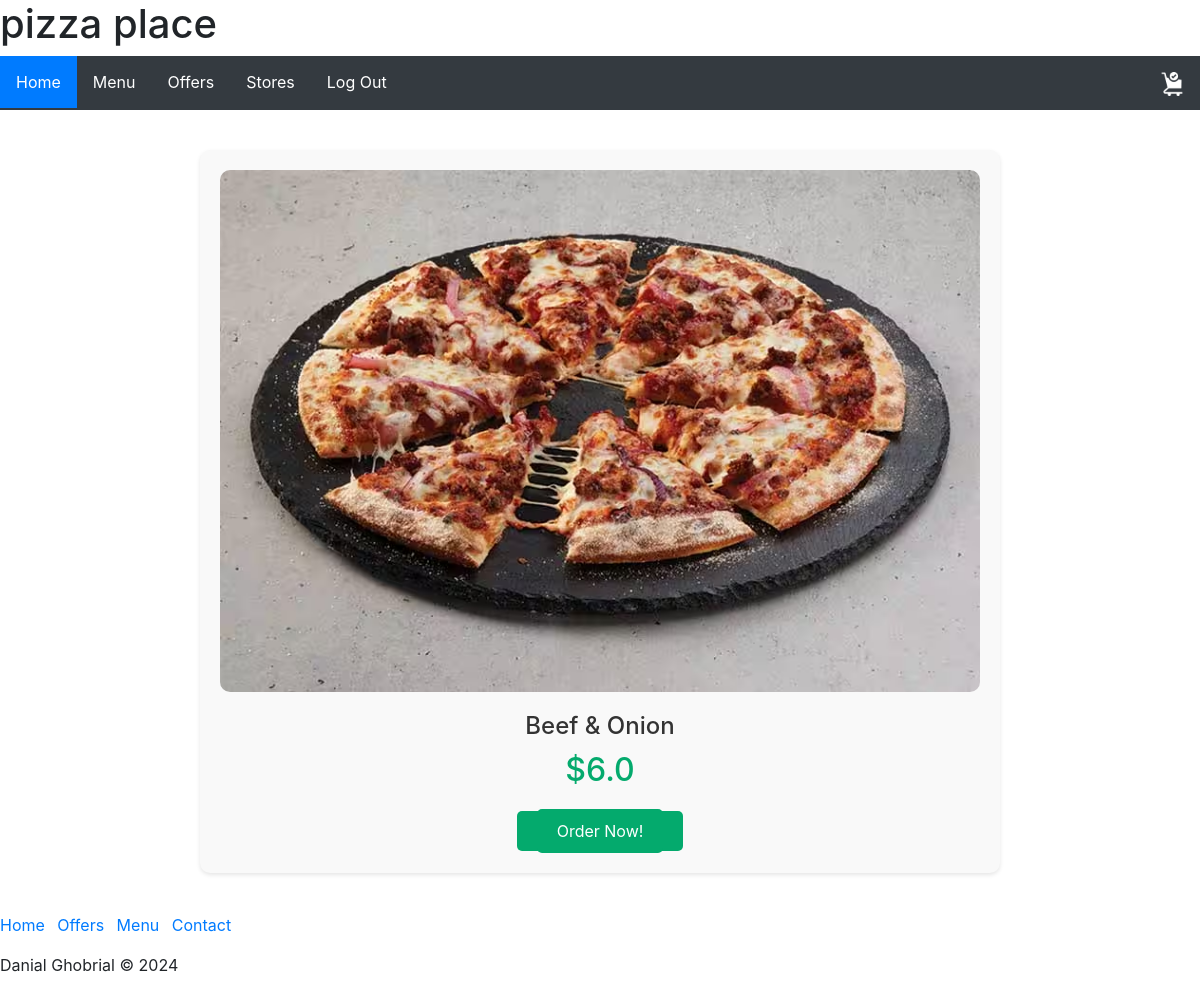
The app's page /pizzaout/1 (signed in) with its own data.
### tables this page shows
CREATE TABLE Pizza (ID INTEGER PRIMARY KEY, Type TEXT, Price REAL, photo);

### routes.py (the view)
@app.route('/pizzaout/<int:id>')
def pizzaout(id):
    conn = sqlite3.connect(DATABASE)
    cur = conn.cursor()
    cur.execute('SELECT * FROM Pizza WHERE id=?', (id,))
    pizza = cur.fetchone()
    cur.execute('SELECT * FROM Base')
    bases = cur.fetchall()
    return render_template('pizzaout.html', pizza=pizza, bases=bases)

### templates/pizzaout.html
{% extends "layout.html" %}
{% block content %}
<div class="pizzaout-container">
  <div class="pizza-image">
    <img src="{{ pizza[3] }}" alt="{{ pizza[1] }}">
  </div>
  <div class="pizza-details">
    <h2 class="pizza-title">{{ pizza[1] }}</h2>
    <h1 class="pizza-price">${{ pizza[2] }}</h1>
    <a href="/login" class="order-now-button">
      <button>Order Now!</button>
    </a>
  </div>
{% endblock %}

### static/CSS/style.css (style rules this page uses)
body { font-family: 'Segoe UI', Tahoma, Geneva, Verdana, sans-serif; background-color: #f8f9fa; color: #343a40; margin: 0; padding: 0; line-height: 1.6; }
a { text-decoration: none; }
button { background-color: #04AA6D; color: #ffffff; border: none; border-radius: 5px; padding: 10px 20px; font-size: 16px; cursor: pointer; transition: background-color 0.3s, transform 0.3s; }
.pizza-image img { width: 100%; height: auto; }
.pizza-title { color: #333333; font-size: 20px; margin-bottom: 10px; }
.pizzaout-container { max-width: 800px; margin: 40px auto; padding: 20px; background-color: #f9f9f9; border-radius: 10px; box-shadow: 0 2px 4px rgba(0, 0, 0, 0.1); display: flex; align-items: center; justify-content: center; flex-direction: column; text-align: center; }
.pizza-image img { max-width: 100%; height: auto; border-radius: 10px; }
.pizza-details { margin-top: 20px; }
.pizza-title { color: #333; font-size: 24px; margin-bottom: 10px; }
.pizza-price { color: #04AA6D; font-size: 32px; margin-bottom: 20px; }
.order-now-button button { background-color: #04AA6D; color: white; padding: 10px 20px; border: none; border-radius: 5px; cursor: pointer; transition: background-color 0.3s; }
.order-now-button { background-color: #04AA6D; color: white; padding: 10px 20px; border: none; border-radius: 5px; cursor: pointer; transition: background-color 0.3s; text-decoration: none; }

### records on screen
Pizza: photo (picture), Type "Beef & Onion", Price "6.0"
